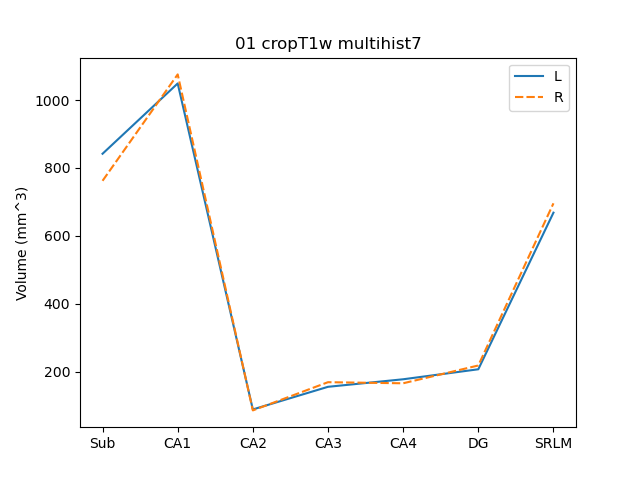
#> input picture ref_data/qc/sub-01_space-cropT1w_desc-subfields_atlas-multihist7_volumes.png, 640 x 480 px, found by its file name
$ python compare_qc.py
#> lines starting #> are read from the running program, lines starting #| are printed output that depends on the picture
import os

from PIL import Image

ref_path = (
    "ref_data/qc/sub-01_space-cropT1w_desc-subfields_atlas-multihist7_volumes.png"
)
new_path = "/mnt/test_out/sub-01/qc/sub-01_space-cropT1w_desc-subfields_atlas-multihist7_volumes.png"
out_path = "sub-01_qc_comparison.png"

if not os.path.exists(ref_path):
    raise FileNotFoundError(f"Reference image not found: {ref_path}")
if not os.path.exists(new_path):
    raise FileNotFoundError(f"New image not found: {new_path}")

ref = Image.open(ref_path)
#> ref is the input picture: PIL image 640x480 RGBA; mean R, G, B, A 250.6, 250.5, 250.2, 255
new = Image.open(new_path)

combined = Image.new("RGB", (ref.width + new.width, max(ref.height, new.height)))
#> combined: PIL image 1280x480 RGB; every value is 0
combined.paste(ref, (0, 0))
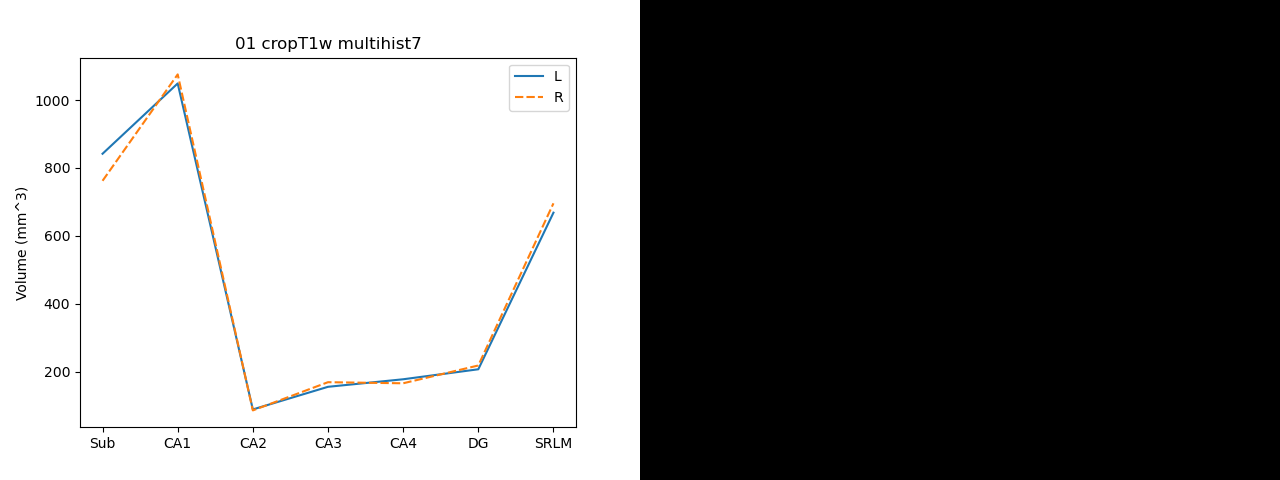
#> combined: PIL image 1280x480 RGB; mean R, G, B 125.3, 125.2, 125.1
combined.paste(new, (ref.width, 0))
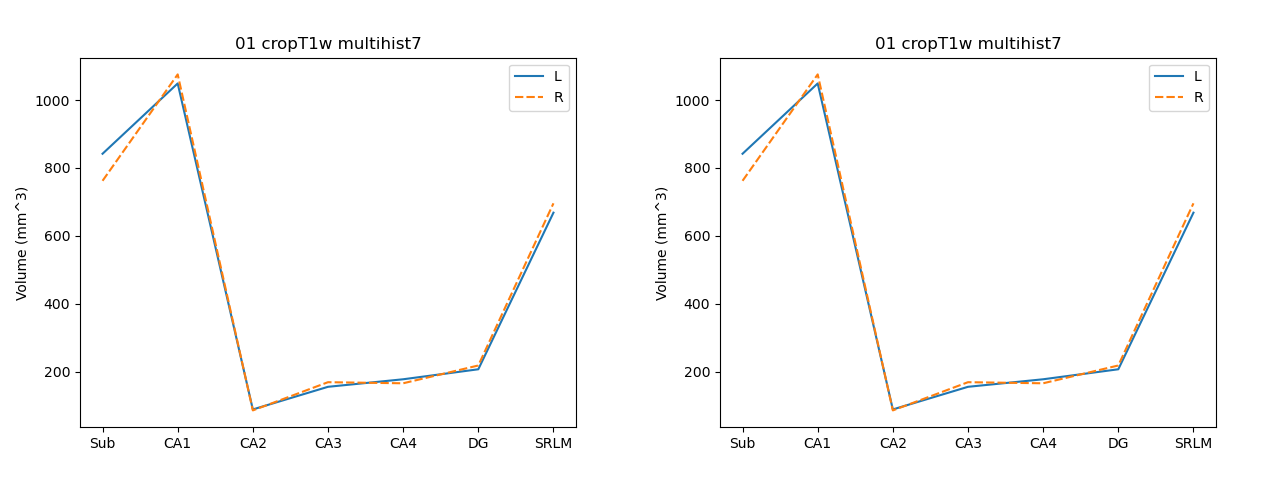
#> combined: PIL image 1280x480 RGB; mean R, G, B 250.6, 250.5, 250.2

combined.save(out_path)
print(f"Saved combined QC image to {out_path}")
